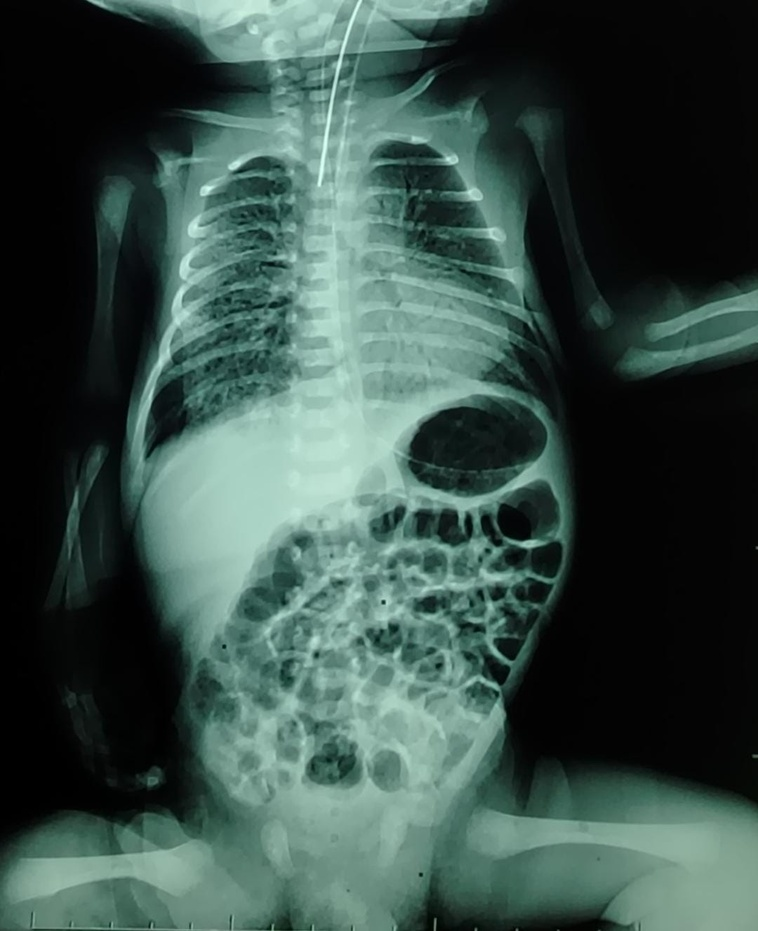
#> input picture Python/IMAGENO/RXNeonato.jpeg, 758 x 931 px, shrunk from 1080 x 1327 before the run
$ python -i bordes.py   (imports and definitions only)
#> lines starting #> are read from the running program, lines starting #| are printed output that depends on the picture; after the words box and inside, x2 and y2 are one past the last pixel; in counts of white or black regions, pixels touching at a corner belong together
### Python/IMAGENO/recupera/mascaras.py
import numpy as np
from scipy.ndimage import binary_closing, binary_dilation

def umbral_simple(im, umbral):
    mask = (im >= umbral).astype(np.uint8)
    return mask * 255

def otsu_umbral(im):
    hist, _ = np.histogram(im.flatten(), bins=256, range=(0, 255))
    total = im.size
    current_max, threshold = 0, 0
    sum_total = np.dot(np.arange(256), hist)
    sumB, wB = 0, 0
    for i in range(256):
        wB += hist[i]
        if wB == 0:
            continue
        wF = total - wB
        if wF == 0:
            break
        sumB += i * hist[i]
        mB = sumB / wB
        mF = (sum_total - sumB) / wF
        var_between = wB * wF * (mB - mF) ** 2
        if var_between > current_max:
            current_max = var_between
            threshold = i
    return threshold

def ajustar_mascara(mask, operacion='closing', size=3):
    mask_bool = mask > 0
    if operacion == 'closing':
        result = binary_closing(mask_bool, structure=np.ones((size, size)))
    elif operacion == 'dilation':
        result = binary_dilation(mask_bool, structure=np.ones((size, size)))
    else:
        result = mask_bool
    return result.astype(np.uint8) * 255

# [11 lines left out: function aplicar_mascara, not called in this run]

### Python/IMAGENO/recupera/bordes.py
import numpy as np
from scipy.ndimage import sobel, laplace
import scipy.ndimage as ndi
import matplotlib.pyplot as plt
from .mascaras import ajustar_mascara, otsu_umbral, umbral_simple

def sobel_magnitud(im):
    dx = sobel(im, axis=0)
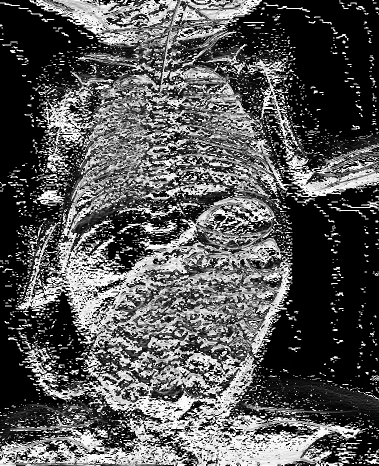
#> dx: shape (931, 758) (shown at 1/2 size); min 0, max 255, mean 86.5
    dy = sobel(im, axis=1)
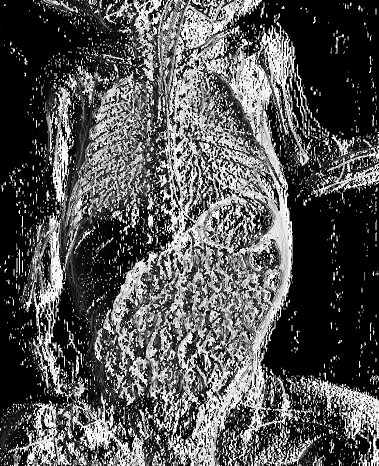
#> dy: shape (931, 758) (shown at 1/2 size); min 0, max 255, mean 83.9
    mag = np.hypot(dx, dy)
    mag = 255 * mag / np.max(mag)
    return mag.astype(np.uint8)
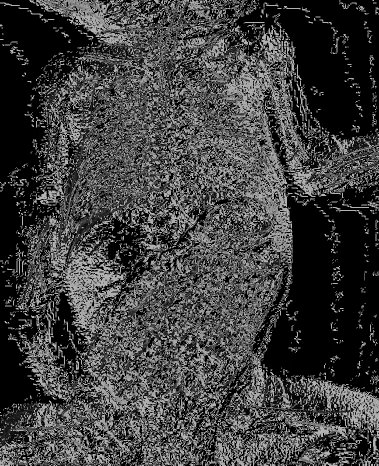
#> returned value: shape (931, 758) (shown at 1/2 size); min 0, max 181, mean 63.5

# [4 lines left out: function laplaciano, not called in this run]

def segmentar_y_extraer_objeto(im, metodo_borde='sobel', umbral=None, operacion='closing', size=3, mostrar=True):
    if metodo_borde == 'sobel':
        bordes = sobel_magnitud(im)
    elif metodo_borde == 'laplaciano':
        bordes = laplaciano(im)
    else:
        raise ValueError("Metodo de borde no soportado")

    t = otsu_umbral(bordes) if umbral is None else umbral
#> in otsu_umbral, `hist, _ = np.histogram(im.flatten(), bins=256, range=(0, 255))`: hist = 256 values, max 299941 at index 0, min 0 at index 182, mean 2756.6
#> in otsu_umbral, `sum_total = np.dot(np.arange(256), hist)`: sum_total = 44800059
#> the loop in otsu_umbral, `for i in range(256):` made 182 passes
#> (wB, wF, sumB, mB, mF, current_max) on passes 1 to 8: (299941, 405757, 0, 0, 110.4, 1.48e+15), (308765, 396933, 8824, 0.0286, 112.8, 1.56e+15), (333450, 372248, 58194, 0.175, 120.2, 1.79e+15), (342498, 363200, 85338, 0.249, 123.1, 1.88e+15), (349355, 356343, 112766, 0.323, 125.4, 1.95e+15), (359734, 345964, 164661, 0.458, 129, 2.06e+15), (364548, 341150, 193545, 0.531, 130.8, 2.11e+15), (369765, 335933, 230064, 0.622, 132.7, 2.17e+15)
#> after the loop in otsu_umbral, `for i in range(256):`: current_max = 2.98e+15; sumB = 44371270; threshold = 86; wB = 705698
#> t = 86
    mask = umbral_simple(bordes, t)
#> in umbral_simple, `mask = (im >= umbral).astype(np.uint8)`:
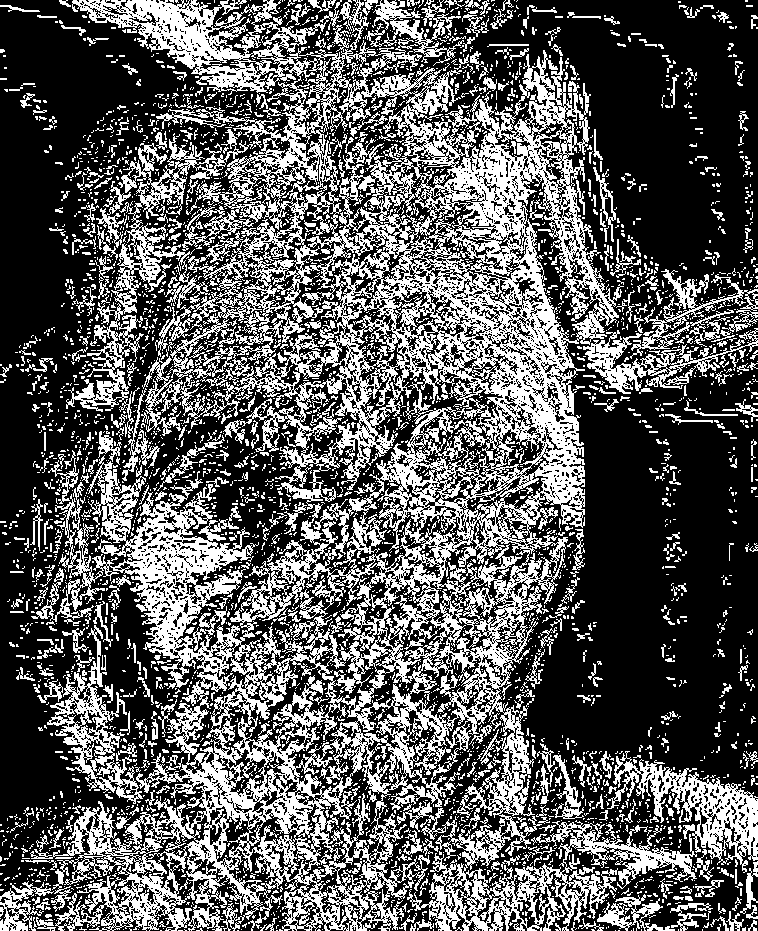
#> mask: shape (931, 758); values 0 (black) and 1 (white), 35.7% white; 3781 white regions (3267 under 20 px), largest, box (x1, y1, x2, y2) and area: (30, 0, 697, 931) 189113, (607, 751, 758, 873) 5490, (47, 625, 143, 804) 3933
    mask_final = ajustar_mascara(mask, operacion=operacion, size=size)
#> in ajustar_mascara, `result = binary_closing(mask_bool, structure=np.ones((size, size)))`:
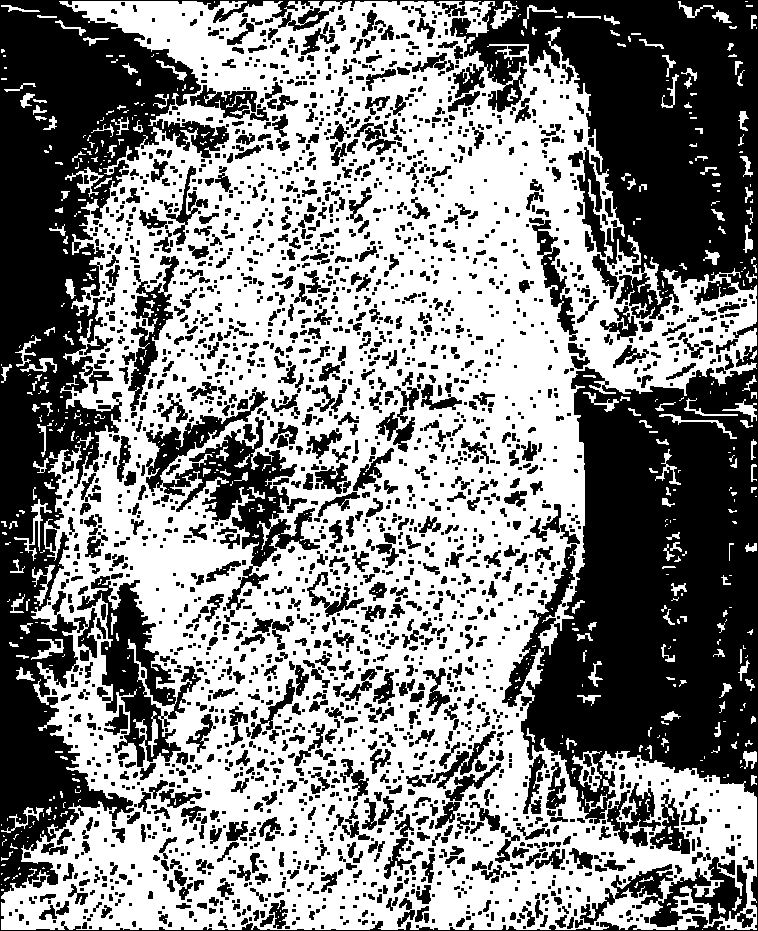
#> result: shape (931, 758) bool; 52.8% white; 2657 black regions (1461 under 20 px), largest, box (x1, y1, x2, y2) and area: (0, 0, 758, 931) 203290, (146, 387, 320, 610) 10311, (77, 576, 201, 767) 7610

    labels, nlabels = ndi.label(mask_final > 0)
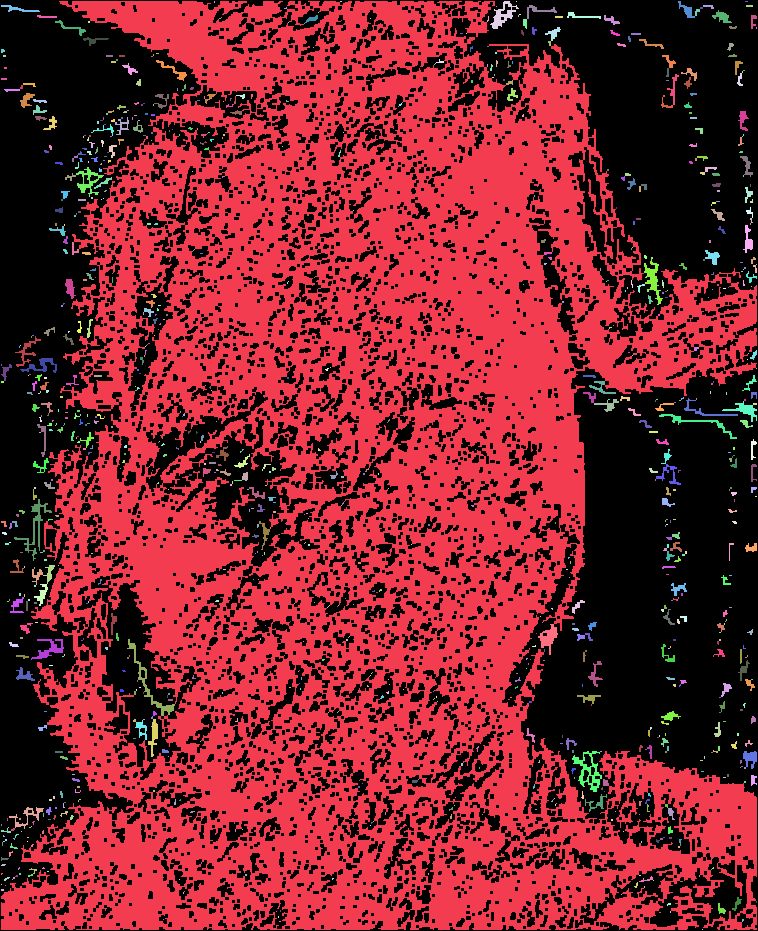
#> labels: shape (931, 758) int32; 1017 distinct labels, from 0 to 1016; one colour per label, 0 black
#> nlabels = 1016
    if nlabels == 0:
        return None, mask_final

    areas = [np.sum(labels==i+1) for i in range(nlabels)]
#> areas = 1016 values, max 355094 at index 0, min 1 at index 4, mean 367
    idx_max = int(np.argmax(areas)) + 1
#> idx_max = 1
    bbox = ndi.find_objects(labels)[idx_max-1]
    im_crop = im[bbox]

    if mostrar:
        fig, axes = plt.subplots(1,3, figsize=(15,5))
        axes[0].imshow(im, cmap='gray'); axes[0].set_title('Imagen original'); axes[0].axis('off')
        axes[1].imshow(mask_final, cmap='gray'); axes[1].set_title('Máscara segmentada'); axes[1].axis('off')
        axes[2].imshow(im_crop, cmap='gray'); axes[2].set_title('Objeto extraído'); axes[2].axis('off')
        plt.tight_layout(); plt.show()

    return im_crop, mask_final

>>> import cv2
>>> picture = cv2.imread('../RXNeonato.jpeg', cv2.IMREAD_GRAYSCALE)
>>> result = segmentar_y_extraer_objeto(picture)

$ run again, on Python/IMAGENO/RXTorax.jpeg
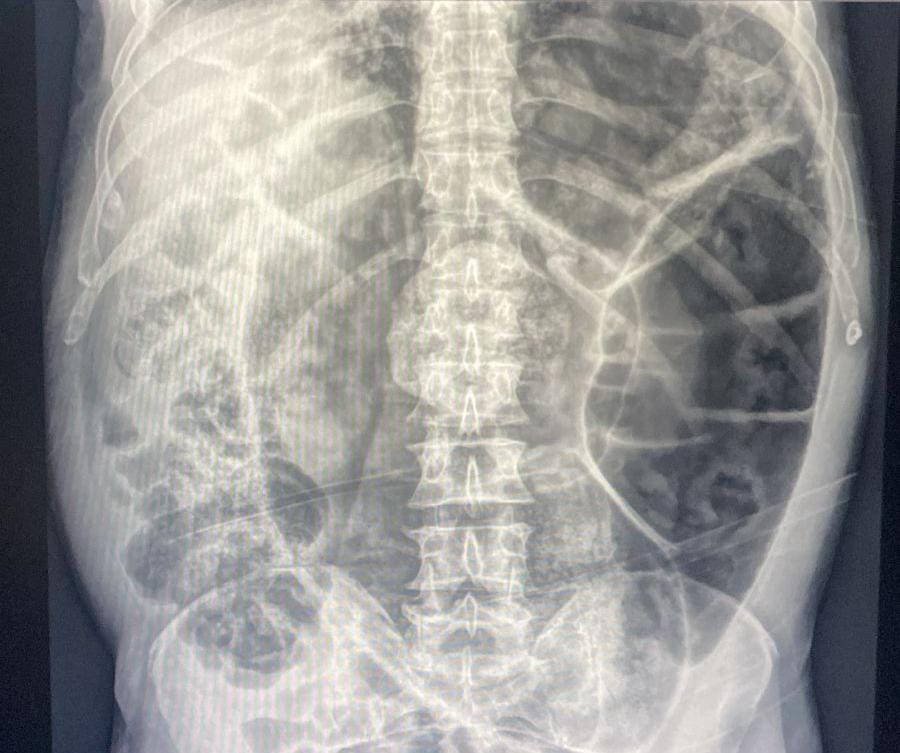
#> input picture Python/IMAGENO/RXTorax.jpeg, 900 x 753 px
#> hist = 256 values, max 176676 at index 0, min 0 at index 182, mean 2647.3
#> sum_total = 58044707
#> the loop in otsu_umbral, `for i in range(256):` made 182 passes
#> (wB, wF, sumB, mB, mF, current_max) on passes 1 to 8: (176676, 501024, 0, 0, 115.9, 1.19e+15), (178415, 499285, 1739, 0.00975, 116.3, 1.2e+15), (181903, 495797, 8715, 0.0479, 117.1, 1.23e+15), (184771, 492929, 17319, 0.0937, 117.7, 1.26e+15), (188510, 489190, 32275, 0.171, 118.6, 1.29e+15), (194790, 482910, 63675, 0.327, 120.1, 1.35e+15), (199175, 478525, 89985, 0.452, 121.1, 1.39e+15), (204597, 473103, 127939, 0.625, 122.4, 1.44e+15)
#> after the loop in otsu_umbral, `for i in range(256):`: current_max = 2.76e+15; sumB = 57331748; threshold = 88; wB = 677700
#> t = 88
#> in umbral_simple, `mask = (im >= umbral).astype(np.uint8)`:
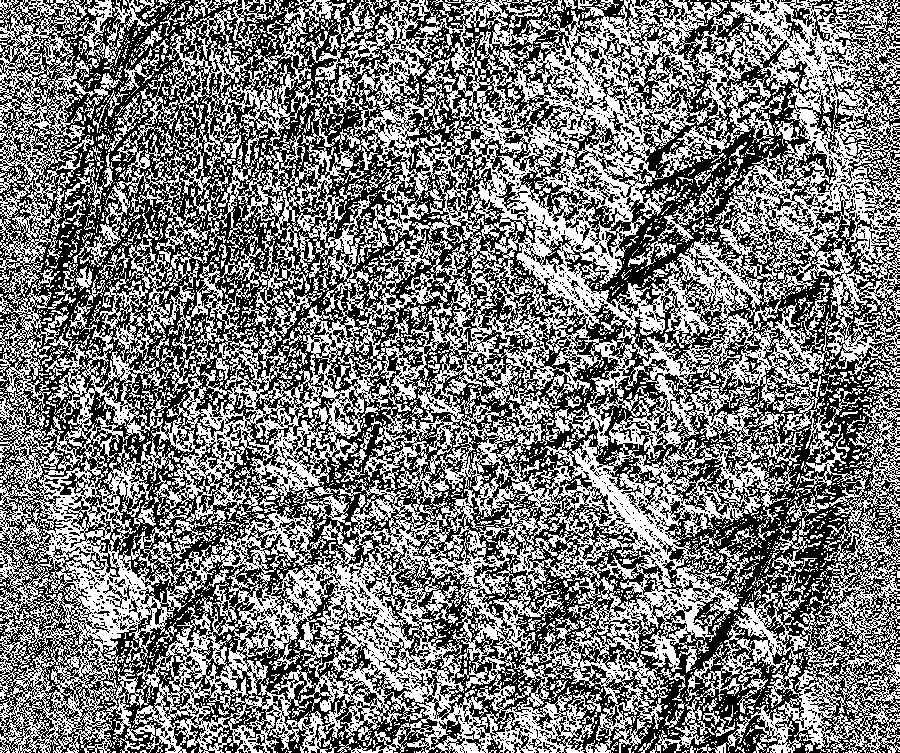
#> mask: shape (753, 900); values 0 (black) and 1 (white), 48% white in thin lines or dots
#> result: shape (753, 900) bool; 75% white; 4666 black regions (2580 under 20 px), largest, box (x1, y1, x2, y2) and area: (0, 0, 900, 753) 7382, (602, 200, 705, 303) 2539, (795, 507, 844, 571) 1216
#> in segmentar_y_extraer_objeto, `labels, nlabels = ndi.label(mask_final > 0)`:
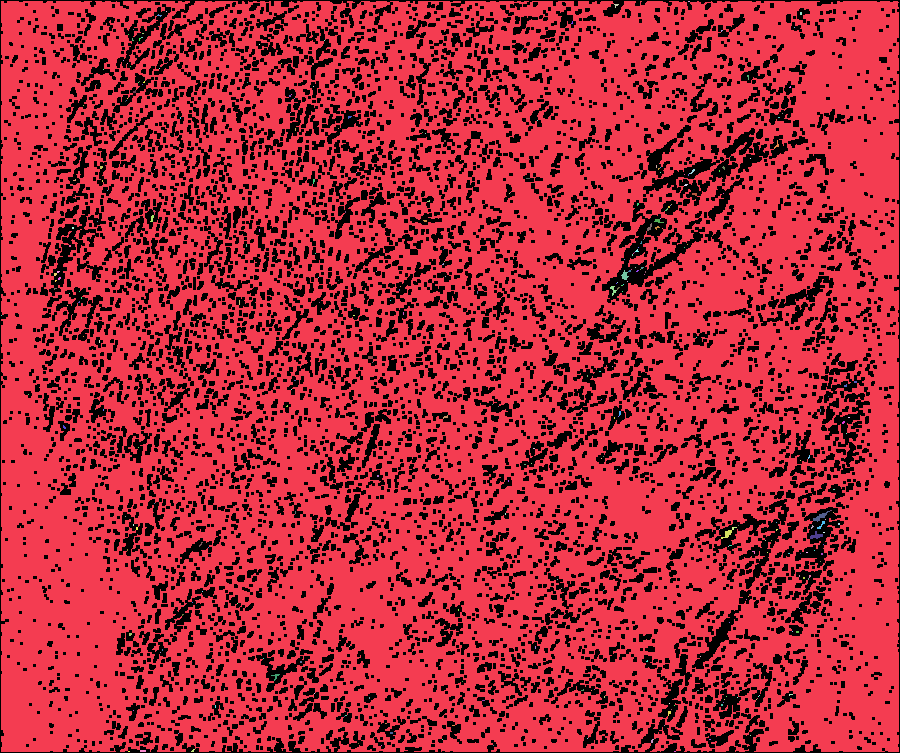
#> labels: shape (753, 900) int32; 343 distinct labels, from 0 to 342; one colour per label, 0 black
#> nlabels = 342
#> areas = 342 values, max 507361 at index 0, min 1 at index 3, mean 1486.9
#> idx_max = 1

$ run again, on Python/IMAGENO/RxMano.jpeg
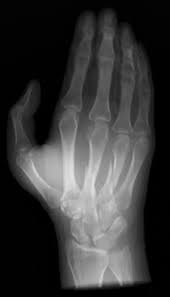
#> input picture Python/IMAGENO/RxMano.jpeg, 170 x 297 px
#> picture is the input picture: shape (297, 170); min 0, max 229, mean 55.9
#> hist = 256 values, max 23035 at index 0, min 0 at index 182, mean 197.2
#> sum_total = 2960753
#> the loop in otsu_umbral, `for i in range(256):` made 182 passes
#> (wB, wF, sumB, mB, mF, current_max) on passes 1 to 8: (23035, 27455, 0, 0, 107.8, 7.35e+12), (23174, 27316, 139, 0.006, 108.4, 7.44e+12), (24222, 26268, 2235, 0.0923, 112.6, 8.06e+12), (24416, 26074, 2817, 0.115, 113.4, 8.18e+12), (24616, 25874, 3617, 0.147, 114.3, 8.3e+12), (24995, 25495, 5512, 0.221, 115.9, 8.53e+12), (25205, 25285, 6772, 0.269, 116.8, 8.66e+12), (25441, 25049, 8424, 0.331, 117.9, 8.8e+12)
#> after the loop in otsu_umbral, `for i in range(256):`: current_max = 1.33e+13; sumB = 2928354; threshold = 85; wB = 50490
#> t = 85
#> in umbral_simple, `mask = (im >= umbral).astype(np.uint8)`:
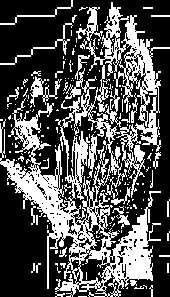
#> mask: shape (297, 170); values 0 (black) and 1 (white), 32.9% white; 201 white regions (170 under 20 px), largest, box (x1, y1, x2, y2) and area: (0, 2, 170, 297) 13787, (30, 76, 62, 107) 308, (0, 23, 73, 65) 238
#> result: shape (297, 170) bool; 45.2% white; 39 white regions (26 under 20 px), largest, box (x1, y1, x2, y2) and area: (1, 2, 169, 296) 21912, (1, 15, 77, 65) 280, (1, 1, 73, 25) 168
#> in segmentar_y_extraer_objeto, `labels, nlabels = ndi.label(mask_final > 0)`:
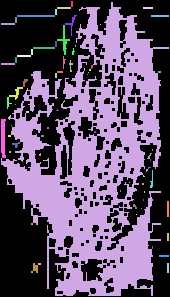
#> labels: shape (297, 170) int32; 76 distinct labels, from 0 to 75; one colour per label, 0 black
#> nlabels = 75
#> areas = 75 values, max 21662 at index 1, min 1 at index 10, mean 304.5
#> idx_max = 2
